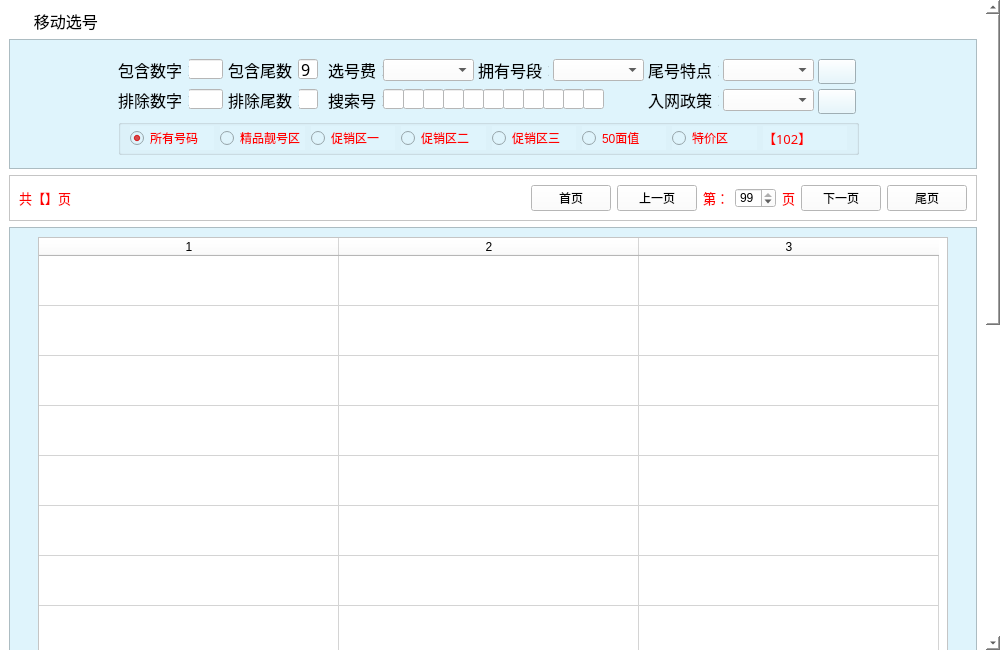
<?xml version="1.0" encoding="UTF-8"?>
<ui version="4.0">
 <class>ydxh_ScrollArea</class>
 <widget class="QScrollArea" name="ydxh_ScrollArea">
  <property name="geometry">
   <rect>
    <x>0</x>
    <y>0</y>
    <width>1000</width>
    <height>650</height>
   </rect>
  </property>
  <property name="windowTitle">
   <string>ScrollArea</string>
  </property>
  <property name="styleSheet">
   <string notr="true">background-color: rgb(255, 255, 255);</string>
  </property>
  <property name="frameShape">
   <enum>QFrame::NoFrame</enum>
  </property>
  <property name="lineWidth">
   <number>0</number>
  </property>
  <property name="widgetResizable">
   <bool>true</bool>
  </property>
  <widget class="QWidget" name="scrollAreaWidgetContents">
   <property name="geometry">
    <rect>
     <x>0</x>
     <y>0</y>
     <width>983</width>
     <height>1290</height>
    </rect>
   </property>
   <layout class="QGridLayout" name="gridLayout">
    <item row="0" column="0">
     <widget class="QLabel" name="txt_title">
      <property name="sizePolicy">
       <sizepolicy hsizetype="Preferred" vsizetype="Fixed">
        <horstretch>0</horstretch>
        <verstretch>0</verstretch>
       </sizepolicy>
      </property>
      <property name="font">
       <font>
        <family>微软雅黑</family>
        <pointsize>12</pointsize>
       </font>
      </property>
      <property name="styleSheet">
       <string notr="true">background-image: url(:/bg/images/mainframe/navigator.png);
background-repeat: no-repeat;</string>
      </property>
      <property name="text">
       <string>      移动选号</string>
      </property>
     </widget>
    </item>
    <item row="1" column="0">
     <widget class="QFrame" name="frame">
      <property name="sizePolicy">
       <sizepolicy hsizetype="Preferred" vsizetype="Fixed">
        <horstretch>0</horstretch>
        <verstretch>0</verstretch>
       </sizepolicy>
      </property>
      <property name="styleSheet">
       <string notr="true">background-color: rgb(223, 244, 252);</string>
      </property>
      <property name="frameShape">
       <enum>QFrame::StyledPanel</enum>
      </property>
      <property name="frameShadow">
       <enum>QFrame::Raised</enum>
      </property>
      <layout class="QGridLayout" name="gridLayout_3">
       <item row="0" column="0">
        <spacer name="horizontalSpacer_7">
         <property name="orientation">
          <enum>Qt::Horizontal</enum>
         </property>
         <property name="sizeType">
          <enum>QSizePolicy::Preferred</enum>
         </property>
         <property name="sizeHint" stdset="0">
          <size>
           <width>10</width>
           <height>20</height>
          </size>
         </property>
        </spacer>
       </item>
       <item row="0" column="1" rowspan="2">
        <widget class="QWidget" name="widget_3" native="true">
         <property name="sizePolicy">
          <sizepolicy hsizetype="Fixed" vsizetype="Fixed">
           <horstretch>0</horstretch>
           <verstretch>0</verstretch>
          </sizepolicy>
         </property>
         <property name="minimumSize">
          <size>
           <width>750</width>
           <height>110</height>
          </size>
         </property>
         <property name="maximumSize">
          <size>
           <width>750</width>
           <height>110</height>
          </size>
         </property>
         <property name="baseSize">
          <size>
           <width>820</width>
           <height>100</height>
          </size>
         </property>
         <widget class="QGroupBox" name="groupBox">
          <property name="geometry">
           <rect>
            <x>0</x>
            <y>70</y>
            <width>741</width>
            <height>36</height>
           </rect>
          </property>
          <property name="sizePolicy">
           <sizepolicy hsizetype="Fixed" vsizetype="Fixed">
            <horstretch>0</horstretch>
            <verstretch>0</verstretch>
           </sizepolicy>
          </property>
          <property name="title">
           <string/>
          </property>
          <layout class="QGridLayout" name="gridLayout_4">
           <property name="topMargin">
            <number>0</number>
           </property>
           <property name="bottomMargin">
            <number>0</number>
           </property>
           <item row="0" column="0">
            <widget class="QRadioButton" name="rdo_all">
             <property name="styleSheet">
              <string notr="true">color: rgb(255, 0, 0);</string>
             </property>
             <property name="text">
              <string>所有号码</string>
             </property>
             <property name="checked">
              <bool>true</bool>
             </property>
            </widget>
           </item>
           <item row="0" column="1">
            <widget class="QRadioButton" name="rdo_1">
             <property name="styleSheet">
              <string notr="true">color: rgb(255, 0, 0);</string>
             </property>
             <property name="text">
              <string>精品靓号区</string>
             </property>
            </widget>
           </item>
           <item row="0" column="2">
            <widget class="QRadioButton" name="rdo_2">
             <property name="styleSheet">
              <string notr="true">color: rgb(255, 0, 0);</string>
             </property>
             <property name="text">
              <string>促销区一</string>
             </property>
            </widget>
           </item>
           <item row="0" column="3">
            <widget class="QRadioButton" name="rdo_3">
             <property name="styleSheet">
              <string notr="true">color: rgb(255, 0, 0);</string>
             </property>
             <property name="text">
              <string>促销区二</string>
             </property>
            </widget>
           </item>
           <item row="0" column="4">
            <widget class="QRadioButton" name="rdo_4">
             <property name="styleSheet">
              <string notr="true">color: rgb(255, 0, 0);</string>
             </property>
             <property name="text">
              <string>促销区三</string>
             </property>
            </widget>
           </item>
           <item row="0" column="5">
            <widget class="QRadioButton" name="rdo_5">
             <property name="styleSheet">
              <string notr="true">color: rgb(255, 0, 0);</string>
             </property>
             <property name="text">
              <string>50面值</string>
             </property>
            </widget>
           </item>
           <item row="0" column="7">
            <widget class="QLabel" name="txt_count">
             <property name="font">
              <font>
               <family>宋体</family>
               <pointsize>10</pointsize>
              </font>
             </property>
             <property name="layoutDirection">
              <enum>Qt::RightToLeft</enum>
             </property>
             <property name="styleSheet">
              <string notr="true">color: rgb(255, 0, 0);</string>
             </property>
             <property name="text">
              <string>【102】</string>
             </property>
            </widget>
           </item>
           <item row="0" column="6">
            <widget class="QRadioButton" name="rdo_6">
             <property name="styleSheet">
              <string notr="true">color: rgb(255, 0, 0);</string>
             </property>
             <property name="text">
              <string>特价区</string>
             </property>
            </widget>
           </item>
          </layout>
         </widget>
         <widget class="QLineEdit" name="txi_include">
          <property name="geometry">
           <rect>
            <x>70</x>
            <y>10</y>
            <width>35</width>
            <height>20</height>
           </rect>
          </property>
          <property name="minimumSize">
           <size>
            <width>0</width>
            <height>20</height>
           </size>
          </property>
          <property name="maximumSize">
           <size>
            <width>16777215</width>
            <height>20</height>
           </size>
          </property>
          <property name="font">
           <font>
            <family>宋体</family>
            <pointsize>12</pointsize>
           </font>
          </property>
          <property name="styleSheet">
           <string notr="true">background-color: rgb(255, 255, 255);</string>
          </property>
          <property name="text">
           <string/>
          </property>
          <property name="maxLength">
           <number>11</number>
          </property>
         </widget>
         <widget class="QLabel" name="label_23">
          <property name="geometry">
           <rect>
            <x>0</x>
            <y>10</y>
            <width>71</width>
            <height>21</height>
           </rect>
          </property>
          <property name="font">
           <font>
            <family>宋体</family>
            <pointsize>12</pointsize>
           </font>
          </property>
          <property name="text">
           <string>包含数字：</string>
          </property>
         </widget>
         <widget class="QLineEdit" name="txi_exclude">
          <property name="geometry">
           <rect>
            <x>70</x>
            <y>40</y>
            <width>35</width>
            <height>20</height>
           </rect>
          </property>
          <property name="minimumSize">
           <size>
            <width>0</width>
            <height>20</height>
           </size>
          </property>
          <property name="maximumSize">
           <size>
            <width>16777215</width>
            <height>20</height>
           </size>
          </property>
          <property name="font">
           <font>
            <family>宋体</family>
            <pointsize>12</pointsize>
           </font>
          </property>
          <property name="styleSheet">
           <string notr="true">background-color: rgb(255, 255, 255);</string>
          </property>
          <property name="text">
           <string/>
          </property>
          <property name="maxLength">
           <number>11</number>
          </property>
         </widget>
         <widget class="QLabel" name="label_27">
          <property name="geometry">
           <rect>
            <x>0</x>
            <y>40</y>
            <width>71</width>
            <height>21</height>
           </rect>
          </property>
          <property name="font">
           <font>
            <family>宋体</family>
            <pointsize>12</pointsize>
           </font>
          </property>
          <property name="text">
           <string>排除数字：</string>
          </property>
         </widget>
         <widget class="QLineEdit" name="txi_exclude_tail">
          <property name="geometry">
           <rect>
            <x>180</x>
            <y>40</y>
            <width>20</width>
            <height>20</height>
           </rect>
          </property>
          <property name="minimumSize">
           <size>
            <width>0</width>
            <height>20</height>
           </size>
          </property>
          <property name="maximumSize">
           <size>
            <width>16777215</width>
            <height>20</height>
           </size>
          </property>
          <property name="font">
           <font>
            <family>宋体</family>
            <pointsize>12</pointsize>
           </font>
          </property>
          <property name="styleSheet">
           <string notr="true">background-color: rgb(255, 255, 255);</string>
          </property>
          <property name="text">
           <string/>
          </property>
          <property name="maxLength">
           <number>1</number>
          </property>
         </widget>
         <widget class="QLabel" name="label_26">
          <property name="geometry">
           <rect>
            <x>110</x>
            <y>40</y>
            <width>71</width>
            <height>21</height>
           </rect>
          </property>
          <property name="font">
           <font>
            <family>宋体</family>
            <pointsize>12</pointsize>
           </font>
          </property>
          <property name="text">
           <string>排除尾数：</string>
          </property>
         </widget>
         <widget class="QLabel" name="label_25">
          <property name="geometry">
           <rect>
            <x>110</x>
            <y>10</y>
            <width>71</width>
            <height>21</height>
           </rect>
          </property>
          <property name="font">
           <font>
            <family>宋体</family>
            <pointsize>12</pointsize>
           </font>
          </property>
          <property name="text">
           <string>包含尾数：</string>
          </property>
         </widget>
         <widget class="QLineEdit" name="txi_include_tail">
          <property name="geometry">
           <rect>
            <x>180</x>
            <y>10</y>
            <width>20</width>
            <height>20</height>
           </rect>
          </property>
          <property name="minimumSize">
           <size>
            <width>0</width>
            <height>20</height>
           </size>
          </property>
          <property name="maximumSize">
           <size>
            <width>16777215</width>
            <height>20</height>
           </size>
          </property>
          <property name="font">
           <font>
            <family>宋体</family>
            <pointsize>12</pointsize>
           </font>
          </property>
          <property name="styleSheet">
           <string notr="true">background-color: rgb(255, 255, 255);</string>
          </property>
          <property name="text">
           <string>9</string>
          </property>
          <property name="maxLength">
           <number>1</number>
          </property>
         </widget>
         <widget class="QLineEdit" name="txi_no11">
          <property name="geometry">
           <rect>
            <x>465</x>
            <y>40</y>
            <width>21</width>
            <height>20</height>
           </rect>
          </property>
          <property name="minimumSize">
           <size>
            <width>0</width>
            <height>20</height>
           </size>
          </property>
          <property name="maximumSize">
           <size>
            <width>16777215</width>
            <height>20</height>
           </size>
          </property>
          <property name="font">
           <font>
            <family>宋体</family>
            <pointsize>12</pointsize>
           </font>
          </property>
          <property name="styleSheet">
           <string notr="true">background-color: rgb(255, 255, 255);</string>
          </property>
          <property name="text">
           <string/>
          </property>
          <property name="maxLength">
           <number>1</number>
          </property>
         </widget>
         <widget class="QLineEdit" name="txi_no9">
          <property name="geometry">
           <rect>
            <x>425</x>
            <y>40</y>
            <width>21</width>
            <height>20</height>
           </rect>
          </property>
          <property name="minimumSize">
           <size>
            <width>0</width>
            <height>20</height>
           </size>
          </property>
          <property name="maximumSize">
           <size>
            <width>16777215</width>
            <height>20</height>
           </size>
          </property>
          <property name="font">
           <font>
            <family>宋体</family>
            <pointsize>12</pointsize>
           </font>
          </property>
          <property name="styleSheet">
           <string notr="true">background-color: rgb(255, 255, 255);</string>
          </property>
          <property name="text">
           <string/>
          </property>
          <property name="maxLength">
           <number>1</number>
          </property>
         </widget>
         <widget class="QLabel" name="label_24">
          <property name="geometry">
           <rect>
            <x>210</x>
            <y>10</y>
            <width>61</width>
            <height>21</height>
           </rect>
          </property>
          <property name="font">
           <font>
            <family>宋体</family>
            <pointsize>12</pointsize>
           </font>
          </property>
          <property name="text">
           <string>选号费：</string>
          </property>
         </widget>
         <widget class="QComboBox" name="cbx_xhf">
          <property name="geometry">
           <rect>
            <x>265</x>
            <y>10</y>
            <width>91</width>
            <height>22</height>
           </rect>
          </property>
          <property name="minimumSize">
           <size>
            <width>0</width>
            <height>22</height>
           </size>
          </property>
          <property name="maximumSize">
           <size>
            <width>16777215</width>
            <height>22</height>
           </size>
          </property>
          <property name="styleSheet">
           <string notr="true">background-color: rgb(255, 255, 255);</string>
          </property>
         </widget>
         <widget class="QLineEdit" name="txi_no7">
          <property name="geometry">
           <rect>
            <x>385</x>
            <y>40</y>
            <width>21</width>
            <height>20</height>
           </rect>
          </property>
          <property name="minimumSize">
           <size>
            <width>0</width>
            <height>20</height>
           </size>
          </property>
          <property name="maximumSize">
           <size>
            <width>16777215</width>
            <height>20</height>
           </size>
          </property>
          <property name="font">
           <font>
            <family>宋体</family>
            <pointsize>12</pointsize>
           </font>
          </property>
          <property name="styleSheet">
           <string notr="true">background-color: rgb(255, 255, 255);</string>
          </property>
          <property name="text">
           <string/>
          </property>
          <property name="maxLength">
           <number>1</number>
          </property>
         </widget>
         <widget class="QLineEdit" name="txi_no5">
          <property name="geometry">
           <rect>
            <x>345</x>
            <y>40</y>
            <width>21</width>
            <height>20</height>
           </rect>
          </property>
          <property name="minimumSize">
           <size>
            <width>0</width>
            <height>20</height>
           </size>
          </property>
          <property name="maximumSize">
           <size>
            <width>16777215</width>
            <height>20</height>
           </size>
          </property>
          <property name="font">
           <font>
            <family>宋体</family>
            <pointsize>12</pointsize>
           </font>
          </property>
          <property name="styleSheet">
           <string notr="true">background-color: rgb(255, 255, 255);</string>
          </property>
          <property name="text">
           <string/>
          </property>
          <property name="maxLength">
           <number>1</number>
          </property>
         </widget>
         <widget class="QLineEdit" name="txi_no6">
          <property name="geometry">
           <rect>
            <x>365</x>
            <y>40</y>
            <width>21</width>
            <height>20</height>
           </rect>
          </property>
          <property name="minimumSize">
           <size>
            <width>0</width>
            <height>20</height>
           </size>
          </property>
          <property name="maximumSize">
           <size>
            <width>16777215</width>
            <height>20</height>
           </size>
          </property>
          <property name="font">
           <font>
            <family>宋体</family>
            <pointsize>12</pointsize>
           </font>
          </property>
          <property name="styleSheet">
           <string notr="true">background-color: rgb(255, 255, 255);</string>
          </property>
          <property name="text">
           <string/>
          </property>
          <property name="maxLength">
           <number>1</number>
          </property>
         </widget>
         <widget class="QLineEdit" name="txi_no10">
          <property name="geometry">
           <rect>
            <x>445</x>
            <y>40</y>
            <width>21</width>
            <height>20</height>
           </rect>
          </property>
          <property name="minimumSize">
           <size>
            <width>0</width>
            <height>20</height>
           </size>
          </property>
          <property name="maximumSize">
           <size>
            <width>16777215</width>
            <height>20</height>
           </size>
          </property>
          <property name="font">
           <font>
            <family>宋体</family>
            <pointsize>12</pointsize>
           </font>
          </property>
          <property name="styleSheet">
           <string notr="true">background-color: rgb(255, 255, 255);</string>
          </property>
          <property name="text">
           <string/>
          </property>
          <property name="maxLength">
           <number>1</number>
          </property>
         </widget>
         <widget class="QLineEdit" name="txi_no1">
          <property name="geometry">
           <rect>
            <x>265</x>
            <y>40</y>
            <width>21</width>
            <height>20</height>
           </rect>
          </property>
          <property name="minimumSize">
           <size>
            <width>0</width>
            <height>20</height>
           </size>
          </property>
          <property name="maximumSize">
           <size>
            <width>16777215</width>
            <height>20</height>
           </size>
          </property>
          <property name="font">
           <font>
            <family>宋体</family>
            <pointsize>12</pointsize>
           </font>
          </property>
          <property name="styleSheet">
           <string notr="true">background-color: rgb(255, 255, 255);</string>
          </property>
          <property name="text">
           <string/>
          </property>
          <property name="maxLength">
           <number>1</number>
          </property>
         </widget>
         <widget class="QLineEdit" name="txi_no3">
          <property name="geometry">
           <rect>
            <x>305</x>
            <y>40</y>
            <width>21</width>
            <height>20</height>
           </rect>
          </property>
          <property name="minimumSize">
           <size>
            <width>0</width>
            <height>20</height>
           </size>
          </property>
          <property name="maximumSize">
           <size>
            <width>16777215</width>
            <height>20</height>
           </size>
          </property>
          <property name="font">
           <font>
            <family>宋体</family>
            <pointsize>12</pointsize>
           </font>
          </property>
          <property name="styleSheet">
           <string notr="true">background-color: rgb(255, 255, 255);</string>
          </property>
          <property name="text">
           <string/>
          </property>
          <property name="maxLength">
           <number>1</number>
          </property>
         </widget>
         <widget class="QLabel" name="label_28">
          <property name="geometry">
           <rect>
            <x>360</x>
            <y>10</y>
            <width>71</width>
            <height>21</height>
           </rect>
          </property>
          <property name="font">
           <font>
            <family>宋体</family>
            <pointsize>12</pointsize>
           </font>
          </property>
          <property name="text">
           <string>拥有号段：</string>
          </property>
         </widget>
         <widget class="QLineEdit" name="txi_no2">
          <property name="geometry">
           <rect>
            <x>285</x>
            <y>40</y>
            <width>21</width>
            <height>20</height>
           </rect>
          </property>
          <property name="minimumSize">
           <size>
            <width>0</width>
            <height>20</height>
           </size>
          </property>
          <property name="maximumSize">
           <size>
            <width>16777215</width>
            <height>20</height>
           </size>
          </property>
          <property name="font">
           <font>
            <family>宋体</family>
            <pointsize>12</pointsize>
           </font>
          </property>
          <property name="styleSheet">
           <string notr="true">background-color: rgb(255, 255, 255);</string>
          </property>
          <property name="text">
           <string/>
          </property>
          <property name="maxLength">
           <number>1</number>
          </property>
         </widget>
         <widget class="QLineEdit" name="txi_no8">
          <property name="geometry">
           <rect>
            <x>405</x>
            <y>40</y>
            <width>21</width>
            <height>20</height>
           </rect>
          </property>
          <property name="minimumSize">
           <size>
            <width>0</width>
            <height>20</height>
           </size>
          </property>
          <property name="maximumSize">
           <size>
            <width>16777215</width>
            <height>20</height>
           </size>
          </property>
          <property name="font">
           <font>
            <family>宋体</family>
            <pointsize>12</pointsize>
           </font>
          </property>
          <property name="styleSheet">
           <string notr="true">background-color: rgb(255, 255, 255);</string>
          </property>
          <property name="text">
           <string/>
          </property>
          <property name="maxLength">
           <number>1</number>
          </property>
         </widget>
         <widget class="QLabel" name="label_30">
          <property name="geometry">
           <rect>
            <x>210</x>
            <y>40</y>
            <width>55</width>
            <height>21</height>
           </rect>
          </property>
          <property name="font">
           <font>
            <family>宋体</family>
            <pointsize>12</pointsize>
           </font>
          </property>
          <property name="text">
           <string>搜索号：</string>
          </property>
         </widget>
         <widget class="QLineEdit" name="txi_no4">
          <property name="geometry">
           <rect>
            <x>325</x>
            <y>40</y>
            <width>21</width>
            <height>20</height>
           </rect>
          </property>
          <property name="minimumSize">
           <size>
            <width>0</width>
            <height>20</height>
           </size>
          </property>
          <property name="maximumSize">
           <size>
            <width>16777215</width>
            <height>20</height>
           </size>
          </property>
          <property name="font">
           <font>
            <family>宋体</family>
            <pointsize>12</pointsize>
           </font>
          </property>
          <property name="styleSheet">
           <string notr="true">background-color: rgb(255, 255, 255);</string>
          </property>
          <property name="text">
           <string/>
          </property>
          <property name="maxLength">
           <number>1</number>
          </property>
         </widget>
         <widget class="QComboBox" name="cbx_hd">
          <property name="geometry">
           <rect>
            <x>435</x>
            <y>10</y>
            <width>91</width>
            <height>22</height>
           </rect>
          </property>
          <property name="minimumSize">
           <size>
            <width>0</width>
            <height>22</height>
           </size>
          </property>
          <property name="maximumSize">
           <size>
            <width>16777215</width>
            <height>22</height>
           </size>
          </property>
          <property name="styleSheet">
           <string notr="true">background-color: rgb(255, 255, 255);</string>
          </property>
         </widget>
         <widget class="QPushButton" name="btn_search">
          <property name="geometry">
           <rect>
            <x>700</x>
            <y>10</y>
            <width>38</width>
            <height>25</height>
           </rect>
          </property>
          <property name="styleSheet">
           <string notr="true">background-image: url(:/btn/images/mainframe/btn_cx.png);</string>
          </property>
          <property name="text">
           <string/>
          </property>
         </widget>
         <widget class="QPushButton" name="btn_reset">
          <property name="geometry">
           <rect>
            <x>700</x>
            <y>40</y>
            <width>38</width>
            <height>25</height>
           </rect>
          </property>
          <property name="styleSheet">
           <string notr="true">background-image: url(:/btn/images/mainframe/btn_qk.png);</string>
          </property>
          <property name="text">
           <string/>
          </property>
         </widget>
         <widget class="QLabel" name="label_29">
          <property name="geometry">
           <rect>
            <x>530</x>
            <y>10</y>
            <width>71</width>
            <height>21</height>
           </rect>
          </property>
          <property name="font">
           <font>
            <family>宋体</family>
            <pointsize>12</pointsize>
           </font>
          </property>
          <property name="text">
           <string>尾号特点：</string>
          </property>
         </widget>
         <widget class="QComboBox" name="cbx_tail_format">
          <property name="geometry">
           <rect>
            <x>605</x>
            <y>10</y>
            <width>91</width>
            <height>22</height>
           </rect>
          </property>
          <property name="minimumSize">
           <size>
            <width>0</width>
            <height>22</height>
           </size>
          </property>
          <property name="maximumSize">
           <size>
            <width>16777215</width>
            <height>22</height>
           </size>
          </property>
          <property name="styleSheet">
           <string notr="true">background-color: rgb(255, 255, 255);</string>
          </property>
         </widget>
         <widget class="QComboBox" name="cbx_rwzc">
          <property name="geometry">
           <rect>
            <x>605</x>
            <y>40</y>
            <width>91</width>
            <height>22</height>
           </rect>
          </property>
          <property name="minimumSize">
           <size>
            <width>0</width>
            <height>22</height>
           </size>
          </property>
          <property name="maximumSize">
           <size>
            <width>16777215</width>
            <height>22</height>
           </size>
          </property>
          <property name="styleSheet">
           <string notr="true">background-color: rgb(255, 255, 255);</string>
          </property>
         </widget>
         <widget class="QLabel" name="label_31">
          <property name="geometry">
           <rect>
            <x>530</x>
            <y>40</y>
            <width>71</width>
            <height>21</height>
           </rect>
          </property>
          <property name="font">
           <font>
            <family>宋体</family>
            <pointsize>12</pointsize>
           </font>
          </property>
          <property name="text">
           <string>入网政策：</string>
          </property>
         </widget>
        </widget>
       </item>
       <item row="1" column="2">
        <spacer name="horizontalSpacer_8">
         <property name="orientation">
          <enum>Qt::Horizontal</enum>
         </property>
         <property name="sizeType">
          <enum>QSizePolicy::Preferred</enum>
         </property>
         <property name="sizeHint" stdset="0">
          <size>
           <width>10</width>
           <height>20</height>
          </size>
         </property>
        </spacer>
       </item>
      </layout>
     </widget>
    </item>
    <item row="2" column="0">
     <widget class="QFrame" name="frame_2">
      <property name="sizePolicy">
       <sizepolicy hsizetype="Preferred" vsizetype="Fixed">
        <horstretch>0</horstretch>
        <verstretch>0</verstretch>
       </sizepolicy>
      </property>
      <property name="frameShape">
       <enum>QFrame::StyledPanel</enum>
      </property>
      <property name="frameShadow">
       <enum>QFrame::Raised</enum>
      </property>
      <layout class="QGridLayout" name="gridLayout_2">
       <item row="0" column="0">
        <widget class="QLabel" name="txt_rpt_total">
         <property name="font">
          <font>
           <family>宋体</family>
           <pointsize>10</pointsize>
          </font>
         </property>
         <property name="styleSheet">
          <string notr="true">color: rgb(255, 0, 0);</string>
         </property>
         <property name="text">
          <string>共【】页</string>
         </property>
        </widget>
       </item>
       <item row="0" column="2">
        <widget class="QPushButton" name="btn_front">
         <property name="text">
          <string>首页</string>
         </property>
        </widget>
       </item>
       <item row="0" column="3">
        <widget class="QPushButton" name="btn_pre">
         <property name="text">
          <string>上一页</string>
         </property>
        </widget>
       </item>
       <item row="0" column="4">
        <widget class="QLabel" name="label_2">
         <property name="font">
          <font>
           <family>宋体</family>
           <pointsize>10</pointsize>
          </font>
         </property>
         <property name="styleSheet">
          <string notr="true">color: rgb(255, 0, 0);</string>
         </property>
         <property name="text">
          <string>第：</string>
         </property>
        </widget>
       </item>
       <item row="0" column="5">
        <widget class="QSpinBox" name="spinBox">
         <property name="minimumSize">
          <size>
           <width>0</width>
           <height>20</height>
          </size>
         </property>
         <property name="maximumSize">
          <size>
           <width>16777215</width>
           <height>20</height>
          </size>
         </property>
         <property name="minimum">
          <number>1</number>
         </property>
         <property name="value">
          <number>99</number>
         </property>
        </widget>
       </item>
       <item row="0" column="6">
        <widget class="QLabel" name="label">
         <property name="font">
          <font>
           <family>宋体</family>
           <pointsize>10</pointsize>
          </font>
         </property>
         <property name="styleSheet">
          <string notr="true">color: rgb(255, 0, 0);</string>
         </property>
         <property name="text">
          <string>页</string>
         </property>
        </widget>
       </item>
       <item row="0" column="7">
        <widget class="QPushButton" name="ben_next">
         <property name="text">
          <string>下一页</string>
         </property>
        </widget>
       </item>
       <item row="0" column="8">
        <widget class="QPushButton" name="btn_tail">
         <property name="text">
          <string>尾页</string>
         </property>
        </widget>
       </item>
       <item row="0" column="1">
        <spacer name="horizontalSpacer">
         <property name="orientation">
          <enum>Qt::Horizontal</enum>
         </property>
         <property name="sizeHint" stdset="0">
          <size>
           <width>40</width>
           <height>20</height>
          </size>
         </property>
        </spacer>
       </item>
      </layout>
     </widget>
    </item>
    <item row="3" column="0">
     <widget class="QFrame" name="frame_3">
      <property name="sizePolicy">
       <sizepolicy hsizetype="Preferred" vsizetype="Fixed">
        <horstretch>0</horstretch>
        <verstretch>0</verstretch>
       </sizepolicy>
      </property>
      <property name="minimumSize">
       <size>
        <width>0</width>
        <height>1060</height>
       </size>
      </property>
      <property name="maximumSize">
       <size>
        <width>16777215</width>
        <height>1060</height>
       </size>
      </property>
      <property name="styleSheet">
       <string notr="true">background-color: rgb(223, 244, 252);</string>
      </property>
      <property name="frameShape">
       <enum>QFrame::StyledPanel</enum>
      </property>
      <property name="frameShadow">
       <enum>QFrame::Raised</enum>
      </property>
      <layout class="QGridLayout" name="gridLayout_5">
       <item row="0" column="1">
        <widget class="QTableWidget" name="tableWidget">
         <property name="minimumSize">
          <size>
           <width>910</width>
           <height>0</height>
          </size>
         </property>
         <property name="maximumSize">
          <size>
           <width>910</width>
           <height>16777215</height>
          </size>
         </property>
         <property name="styleSheet">
          <string notr="true">background-color: rgb(255, 255, 255);</string>
         </property>
         <property name="rowCount">
          <number>20</number>
         </property>
         <property name="columnCount">
          <number>3</number>
         </property>
         <attribute name="horizontalHeaderDefaultSectionSize">
          <number>300</number>
         </attribute>
         <attribute name="verticalHeaderVisible">
          <bool>false</bool>
         </attribute>
         <attribute name="verticalHeaderDefaultSectionSize">
          <number>50</number>
         </attribute>
         <row/>
         <row/>
         <row/>
         <row/>
         <row/>
         <row/>
         <row/>
         <row/>
         <row/>
         <row/>
         <row/>
         <row/>
         <row/>
         <row/>
         <row/>
         <row/>
         <row/>
         <row/>
         <row/>
         <row/>
         <column/>
         <column/>
         <column/>
        </widget>
       </item>
       <item row="0" column="2">
        <spacer name="horizontalSpacer_3">
         <property name="orientation">
          <enum>Qt::Horizontal</enum>
         </property>
         <property name="sizeHint" stdset="0">
          <size>
           <width>9</width>
           <height>20</height>
          </size>
         </property>
        </spacer>
       </item>
       <item row="0" column="0">
        <spacer name="horizontalSpacer_2">
         <property name="orientation">
          <enum>Qt::Horizontal</enum>
         </property>
         <property name="sizeHint" stdset="0">
          <size>
           <width>8</width>
           <height>20</height>
          </size>
         </property>
        </spacer>
       </item>
      </layout>
     </widget>
    </item>
   </layout>
  </widget>
 </widget>
 <resources/>
 <connections/>
</ui>
